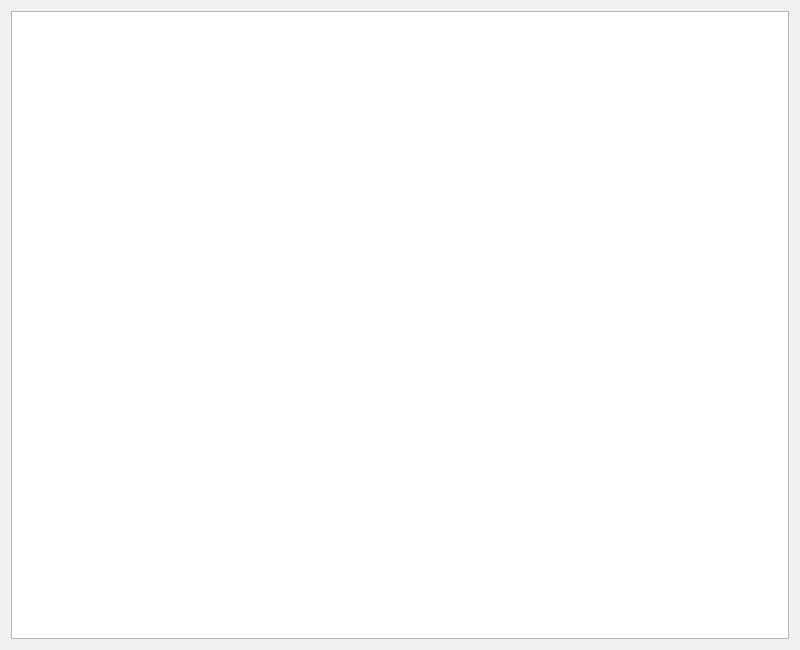
<?xml version="1.0" encoding="UTF-8"?>
<ui version="4.0">
 <class>PlannerViewWidget</class>
 <widget class="QWidget" name="PlannerViewWidget">
  <property name="geometry">
   <rect>
    <x>0</x>
    <y>0</y>
    <width>800</width>
    <height>650</height>
   </rect>
  </property>
  <property name="sizePolicy">
   <sizepolicy hsizetype="Fixed" vsizetype="Fixed">
    <horstretch>0</horstretch>
    <verstretch>0</verstretch>
   </sizepolicy>
  </property>
  <property name="minimumSize">
   <size>
    <width>800</width>
    <height>650</height>
   </size>
  </property>
  <property name="maximumSize">
   <size>
    <width>800</width>
    <height>650</height>
   </size>
  </property>
  <property name="windowTitle">
   <string>PlannerViewWidget</string>
  </property>
  <layout class="QGridLayout" name="gridLayout_2">
   <item row="0" column="0">
    <layout class="QGridLayout" name="gridLayout">
     <property name="sizeConstraint">
      <enum>QLayout::SetMinimumSize</enum>
     </property>
     <item row="0" column="0">
      <widget class="QTreeWidget" name="graphWidget">
       <property name="uniformRowHeights">
        <bool>true</bool>
       </property>
       <property name="itemsExpandable">
        <bool>false</bool>
       </property>
       <property name="headerHidden">
        <bool>true</bool>
       </property>
       <property name="columnCount">
        <number>1</number>
       </property>
       <column>
        <property name="text">
         <string notr="true">1</string>
        </property>
       </column>
      </widget>
     </item>
    </layout>
   </item>
  </layout>
 </widget>
 <layoutdefault spacing="6" margin="11"/>
 <resources/>
 <connections/>
</ui>
